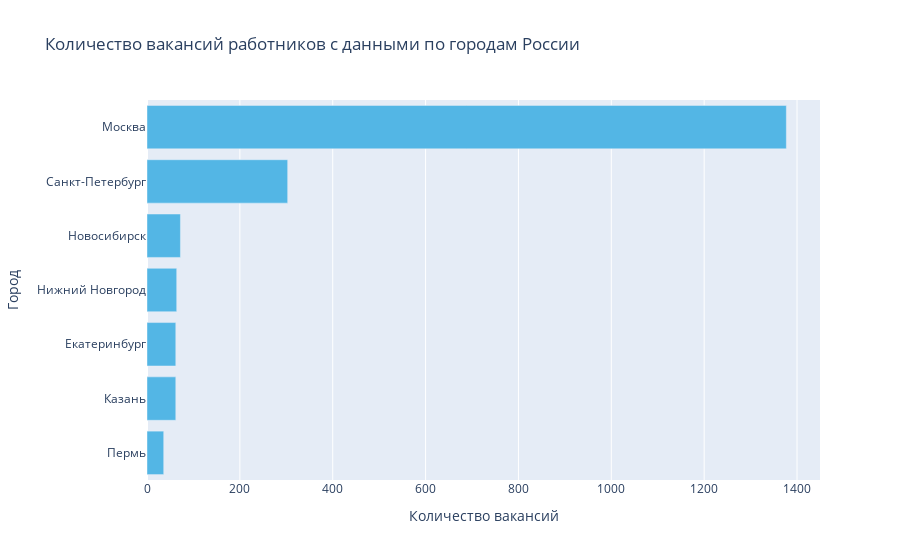

The notebook cell this image was saved under:
### Markdown cell above
Разумеется, подавляющее большинство зарплат указана в рублях. Большая часть работодателей указывает выплаты после налогообложения, "на руки".

Далее рассмотрим распределение вакансий по городам.

### Code cell
d_grouped = df.groupby(['address.city']).count().sort_values(by='id', ascending=False)[:7]

labels = d_grouped.index[::-1]
values = d_grouped['id'].values[::-1]

fig = go.Figure(data=[go.Bar(x=values, y=labels, orientation='h', marker_color='#53b6e5')])

fig.update_xaxes(title_text='Количество вакансий')
fig.update_yaxes(title_text='Город')
fig.update_layout(title='Количество вакансий работников с данными по городам России')

fig.show()

### Figure 1 — Plotly figure (JSON) as saved in the notebook; plotly's stock layout.template omitted (floating-point values rounded to 4 significant figures)
{"data": [{"marker": {"color": "#53b6e5"}, "orientation": "h", "type": "bar", "x": [36, 62, 62, 64, 72, 303, 1377], "y": ["Пермь", "Казань", "Екатеринбург", "Нижний Новгород", "Новосибирск", "Санкт-Петербург", "Москва"]}], "layout": {"title": {"text": "Количество вакансий работников с данными по городам России"}, "xaxis": {"title": {"text": "Количество вакансий"}}, "yaxis": {"title": {"text": "Город"}}}}
